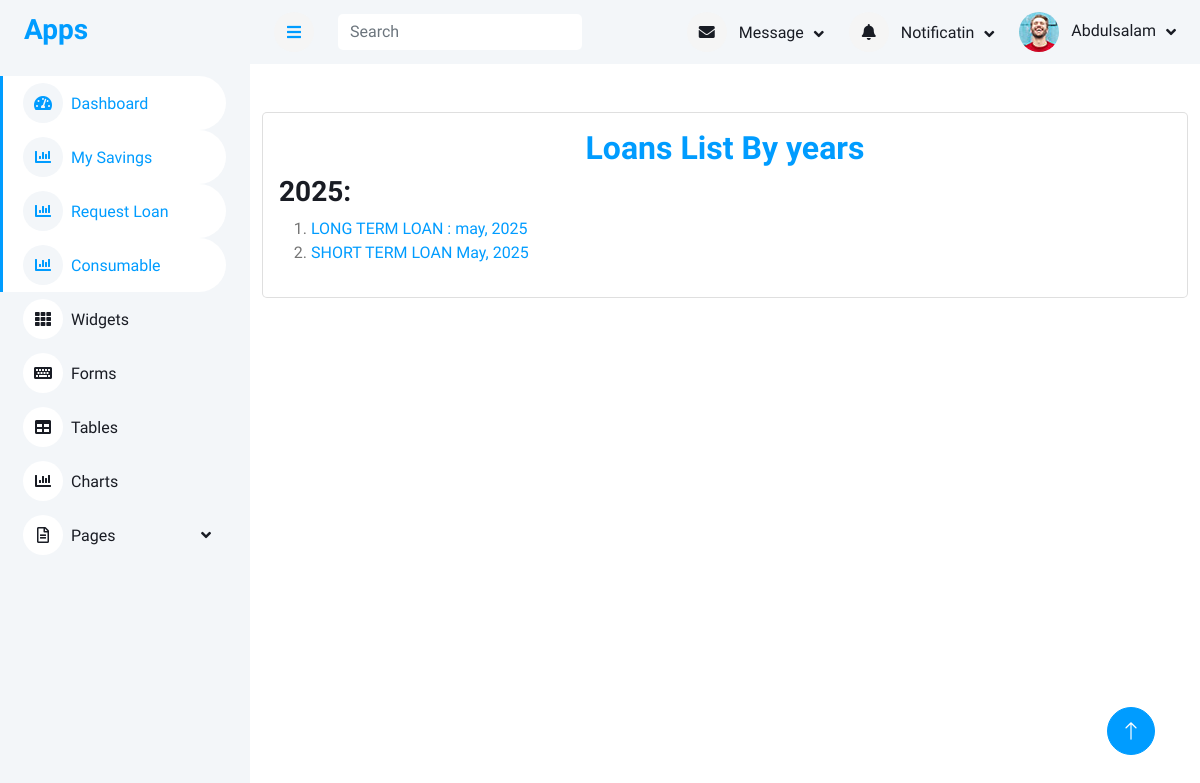
The page /loan_years_list/ (signed in) on the database its author committed.
### accounts/models.py (models this page shows, shortened)
class User(AbstractUser):
    first_name = models.CharField(max_length=100)
    last_name = models.CharField(max_length=100)
    other_name = models.CharField(max_length=100)
    date_of_birth = models.DateField(blank=True,null=True)
    username = models.CharField(max_length=100, unique=True)
    department = models.CharField(max_length=100)
    unit = models.CharField(max_length=100)
    gender = models.ForeignKey(Gender, on_delete=models.CASCADE, blank=True, null=True)
    group = models.ForeignKey(UserGroup, on_delete=models.CASCADE, blank=True, null=True)
    marital_status = models.ForeignKey(MaritalStatus,on_delete=models.SET_NULL, null=True, blank=True)
    religion = models.ForeignKey(Religion, on_delete=models.SET_NULL, null=True, blank=True,)
    passport = models.ImageField(upload_to='passport', blank=True, null=True)
    member_number = models.CharField(max_length=100)

### loan/models.py (models this page shows, shortened)
class LoanType(models.Model):
    name = models.CharField(max_length=100)
    description = models.TextField(blank=True, null=True)
    max_amount = models.DecimalField(max_digits=12, decimal_places=2, null=True, blank=True)
    max_loan_term_months = models.PositiveIntegerField(null=True, blank=True)
    created_by = models.ForeignKey(User,on_delete=models.CASCADE)

### loan/views.py (the view)
# urls.py: path('loan_years_list/', views.loan_years_list, name='loan_years_list'),
def loan_years_list(request):
    loans = LoanRequest.objects.annotate(year=ExtractYear('application_date')).values('year', 'loan_type__name').distinct().order_by('-year', 'loan_type__name')
    year_to_loan_types = {}
    for loan in loans:
        year = loan['year']
        loan_type = loan['loan_type__name']
        year_to_loan_types.setdefault(year, []).append(loan_type)
    context = {'year_to_loan_types': year_to_loan_types,}
    return render(request, "loan/loan_years_list.html", context)

### templates/loan/loan_years_list.html (shortened to what this page needs)
{% extends 'base/base.html' %}
{% block content %}
<div class="container mt-5">
    <div class="card ">
        <div class="card-body">
            <h2 class="text-center text-primary"> Loans List By years</h2>
            {% for year, loan_types in year_to_loan_types.items %}
            <h3>
                <strong>{{ year }}</strong>:
            </h3>
            <ol>
                {% for loan_type in loan_types %}
                <li>
                    <a href="{% url 'loans_by_year' year=year loan_type_filter=loan_type %}">{{ loan_type }}</a>
                </li>
                {% endfor %}
            </ol>
            {% endfor %}
        </div>
    </div>
</div>
{% endblock content %}

### templates/include/navbar.html (shortened to what this page needs)
<nav class="navbar navbar-expand bg-light navbar-light sticky-top px-4 py-0">
    <a href="#" class="sidebar-toggler flex-shrink-0">
        <i class="fa fa-bars"></i>
    </a>
    <form method="get" action="{% url 'search_member' %}" class="d-none d-md-flex ms-4">
        <input class="form-control border-0" name="search_term" type="search" placeholder="Search">
    </form>
    <div class="navbar-nav align-items-center ms-auto">
        <div class="nav-item dropdown">
            <a href="#" class="nav-link dropdown-toggle" data-bs-toggle="dropdown">
                <i class="fa fa-envelope me-lg-2"></i>
                <span class="d-none d-lg-inline-flex">Message</span>
            </a>
        </div>
        <div class="nav-item dropdown">
            <a href="#" class="nav-link dropdown-toggle" data-bs-toggle="dropdown">
                <i class="fa fa-bell me-lg-2"></i>
                <span class="d-none d-lg-inline-flex">Notificatin</span>
            </a>
        </div>
        <div class="nav-item dropdown">
            <a href="#" class="nav-link dropdown-toggle" data-bs-toggle="dropdown">
                <img class="rounded-circle me-lg-2" src="/static/img/user.jpg" alt=""
                    style="width: 40px; height: 40px;">
                <span class="d-none d-lg-inline-flex">{{request.user.first_name}}</span>
            </a>
        </div>
    </div>
</nav>

### static/css/style.css (style rules this page uses)
:root { --primary: #009CFF; --light: #F3F6F9; --dark: #191C24; }
.content .navbar .navbar-nav .nav-link { margin-left: 25px; padding: 12px 0; color: var(--dark); outline: none; }
.content .navbar .sidebar-toggler, .content .navbar .navbar-nav .nav-link i { width: 40px; height: 40px; display: inline-flex; align-items: center; justify-content: center; background: #f5f5f5; border-radius: 40px; }
.content .navbar .dropdown-toggle::after { margin-left: 6px; vertical-align: middle; border: none; content: "\f107"; font-family: "Font Awesome 5 Free"; font-weight: 900; transition: .5s; }

### rows shown on the page
User: user.first_name "Abdulsalam"
LoanType: name "LONG TERM LOAN : may, 2025"
LoanType: name "SHORT TERM LOAN May, 2025"

### other values the page prints
{{ year }} "2025"
